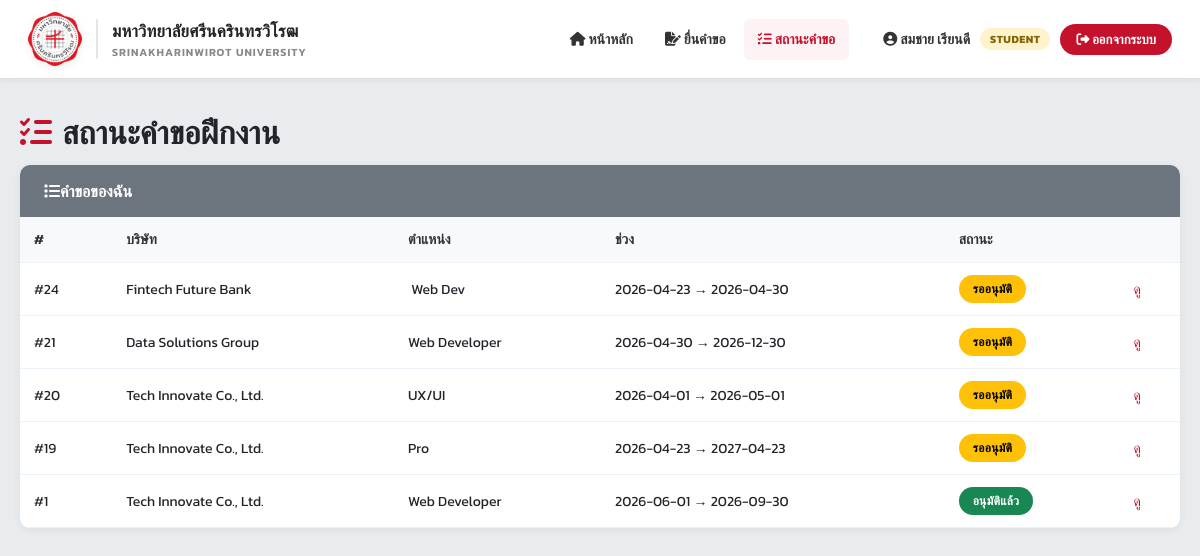
The app's page /student/request_status.php (signed in) with its own data.
### tables this page shows
CREATE TABLE `internships_request` (
  `request_id` int NOT NULL COMMENT 'รหัสใบขอฝึกงาน',
  `student_id` int NOT NULL COMMENT 'รหัสนิสิต',
  `company_id` varchar(255) NOT NULL COMMENT 'รหัสบริษัท',
  `advisor_id` int DEFAULT NULL COMMENT 'รหัสอาจารย์ที่ปรึกษา',
  `start_date` date DEFAULT NULL COMMENT 'วันเริ่มฝึกงาน',
  `end_date` date DEFAULT NULL COMMENT 'วันสิ้นสุดฝึกงาน',
  `position` varchar(150) DEFAULT NULL COMMENT 'ตำแหน่ง',
  `remarks` text COMMENT 'หมายเหตุ',
  `created_at` datetime DEFAULT CURRENT_TIMESTAMP COMMENT 'วันที่สร้างข้อมูล',
  `updated_at` datetime DEFAULT CURRENT_TIMESTAMP ON UPDATE CURRENT_TIMESTAMP COMMENT 'วันที่อัพเดตข้อมูล',
  `status_id` int DEFAULT '1' COMMENT 'เลขสถานะ'
);

CREATE TABLE `company` (
  `company_id` int NOT NULL COMMENT 'รหัสบริษัท',
  `company_name` varchar(200) NOT NULL COMMENT 'ชื่อบริษํท',
  `industry` varchar(100) DEFAULT NULL COMMENT 'ประเภทอุตสาหกรรม / หมวดหมู่ธุรกิจ',
  `address` text COMMENT 'ที่อยู่',
  `province` varchar(100) DEFAULT NULL COMMENT 'จังหวัด',
  `phone` varchar(20) DEFAULT NULL COMMENT 'เบอร์ติดต่อ',
  `email` varchar(150) DEFAULT NULL COMMENT 'อีเมล',
  `website` varchar(200) DEFAULT NULL COMMENT 'เว็บไซต์',
  `contact_person_name` varchar(150) DEFAULT NULL COMMENT 'ชื่อผู้ติดต่อ (พี่เลี้ยง,HR)',
  `contact_person_phone` varchar(20) DEFAULT NULL COMMENT 'เบอร์ผู้ติดต่อ (พี่เลี้ยง,HR)',
  `contact_person_email` varchar(150) DEFAULT NULL COMMENT 'อีเมลผู้ติดต่อ (พี่เลี้ยง,HR)',
  `status` varchar(20) DEFAULT 'active' COMMENT 'สถานะการใช้งานของบริษัท',
  `created_at` datetime DEFAULT CURRENT_TIMESTAMP COMMENT 'วันที่สร้างข้อมูล',
  `updated_at` datetime DEFAULT CURRENT_TIMESTAMP ON UPDATE CURRENT_TIMESTAMP COMMENT 'วันที่อัปเดตข้อมูล'
);

### includes/auth.php (called while the page is built, shortened)
<?php
require_once __DIR__ . '/db_connect.php';
function current_user() {
    return $_SESSION['user'] ?? null;
}

### includes/db_connect.php (called while the page is built, shortened)
<?php
function h($str) {
    return htmlspecialchars((string)$str, ENT_QUOTES, 'UTF-8');
}
function status_label($id) {
    $map = [
        1 => ['รออนุมัติ', 'badge-pending'],
        2 => ['อนุมัติแล้ว', 'badge-approved'],
        3 => ['ออกใบส่งตัวแล้ว', 'badge-issued'],
        4 => ['เสร็จสิ้น', 'badge-completed'],
        9 => ['ไม่ผ่าน/ยกเลิก', 'badge-rejected'],
    ];
    return $map[(int)$id] ?? ['ไม่ทราบสถานะ', 'badge-unknown'];
}

### student/request_status.php (the view, shortened to what this page needs)
<?php
require_once '../includes/auth.php';
$user = current_user();
$student_id   = (int)$user['student_id'];
$detail = null;
$logs = [];
$supervision = [];
$all = null;
if (!$detail) {
    $stmt = $conn->prepare(
        'SELECT r.request_id, r.start_date, r.end_date, r.status_id, r.position AS position_title,
                c.company_name
         FROM internships_request r
         JOIN company c ON c.company_id = r.company_id
         WHERE r.student_id = ?
         ORDER BY r.created_at DESC'
    );
    $stmt->bind_param('i', $student_id);
    $stmt->execute();
    $all = $stmt->get_result()->fetch_all(MYSQLI_ASSOC);
}
require '../includes/header.php';
?>
<html lang="th">
<head>
    <link rel="stylesheet" href="/hu_internships-project/assets/css/style.css">
    </head>
<body>
<h1><i class="fas fa-tasks" style="color:var(--swu-red); margin-right: 10px;"></i>สถานะคำขอฝึกงาน</h1>
<?php if ($detail):
    [$lbl, $cls] = status_label($detail['status_id']); ?>
    <!DOCTYPE html>
  <div class="card card-form">
    <div class="card-header">
      <h2><i class="fas fa-file-alt me-2"></i>คำขอ #<?= (int)$detail['request_id'] ?></h2>
      <span class="badge <?= h($cls) ?>"><?= h($lbl) ?></span>
    </div>
    <dl class="kv">
      <dt>บริษัท</dt><dd><?= h($detail['company_name']) ?> (<?= h($detail['province']) ?>)</dd>
      <dt>ตำแหน่ง</dt><dd><?= h($detail['position_title']) ?></dd>
      <dt>ช่วงฝึกงาน</dt><dd><?= h($detail['start_date']) ?> ถึง <?= h($detail['end_date']) ?></dd>
      <dt>อาจารย์ที่ปรึกษา</dt>
      <dd><?= $detail['t_fn'] ? 'อ.'.h($detail['t_fn'].' '.$detail['t_ln']).' — '.h($detail['t_dept']) : '-' ?></dd>
      <dt>ผู้ติดต่อบริษัท</dt>
      <dd><?= h($detail['contact_person'] ?: '-') ?> <?= h($detail['contact_phone']) ?></dd>
      <dt>รายละเอียด</dt><dd><?= nl2br(h($detail['description'] ?: '-')) ?></dd>
      <dt>วันที่ยื่น</dt><dd><?= h($detail['submitted_at']) ?></dd>
    </dl>
  </div>
  <div class="card card-accent">
    <div class="card-header"><h3><i class="fas fa-stream me-2"></i>ประวัติการเปลี่ยนสถานะ</h3></div>
    <?php if (!$logs): ?><p class="muted">ยังไม่มีประวัติ</p>
    <?php else: ?>
      <ul class="timeline">
        <?php foreach ($logs as $l): ?>
          <li>
            <strong><?= h($l['status_name_th']) ?></strong>
            <span class="muted"><?= h($l['changed_at']) ?></span>
            <?php if ($l['remark']): ?><div><?= h($l['remark']) ?></div><?php endif; ?>
            <small class="muted">โดย: <?= h($l['changed_by']) ?> (<?= h($l['changer_role']) ?>)</small>
          </li>
        <?php endforeach; ?>
      </ul>
    <?php endif; ?>
  </div>
  <div class="card card-table">
    <div class="card-header"><h3><i class="fas fa-clipboard-check me-2"></i>บันทึกการนิเทศ</h3></div>
    <?php if (!$supervision): ?><p class="muted">ยังไม่มีการนิเทศ</p>
    <?php else: ?>
      <table class="tbl">
        <thead><tr><th>วันที่</th><th>ประเภท</th><th>อาจารย์</th><th>คะแนน</th><th>บันทึก</th></tr></thead>
        <tbody>
        <?php foreach ($supervision as $s): ?>
          <tr>
            <td><?= h($s['visit_date']) ?></td>
            <td><?= h($s['visit_type']) ?></td>
            <td>อ.<?= h($s['t_fn'].' '.$s['t_ln']) ?></td>
            <td><?= h($s['score'] ?: '-') ?> <?= $s['grade'] ? '('.h($s['grade']).')' : '' ?></td>
            <td><?= nl2br(h($s['notes'])) ?></td>
          </tr>
        <?php endforeach; ?>
        </tbody>
      </table>
    <?php endif; ?>
  </div>
<?php else: ?>
  <div class="card card-table">
    <div class="card-header"><h3><i class="fas fa-list me-2"></i>คำขอของฉัน</h3></div>
    <?php if (!$all): ?>
      <p class="muted">ยังไม่มีคำขอ — <a href="request_new.php">ยื่นคำขอใหม่</a></p>
    <?php else: ?>
      <table class="tbl">
        <thead><tr><th>#</th><th>บริษัท</th><th>ตำแหน่ง</th><th>ช่วง</th><th>สถานะ</th><th></th></tr></thead>
        <tbody>
          <?php foreach ($all as $r): [$l,$c] = status_label($r['status_id']); ?>
            <tr>
              <td>#<?= (int)$r['request_id'] ?></td>
              <td><?= h($r['company_name']) ?></td>
              <td><?= h($r['position_title']) ?></td>
              <td><?= h($r['start_date']) ?> → <?= h($r['end_date']) ?></td>
              <td><span class="badge <?= h($c) ?>"><?= h($l) ?></span></td>
              <td><a href="request_status.php?id=<?= (int)$r['request_id'] ?>">ดู</a></td>
            </tr>
          <?php endforeach; ?>
        </tbody>
      </table>
    <?php endif; ?>
  </div>
<?php endif; ?>
</body>
</html>

### assets/css/style.css (style rules this page uses)
:root { --swu-red: #c4122d; --swu-red-dark: #9b111e; }
* { box-sizing: border-box; }
html, body { height: 100%; }
body { font-family: 'Kanit', sans-serif; background: #e9ecef; color: #212529; overflow-x: hidden; margin: 0; display: flex; flex-direction: column; min-height: 100vh; }
a { color: var(--swu-red); text-decoration: none; }
h1 { margin: 0 0 8px; font-weight: 700; color: #212529; }
h3 { font-weight: 600; }
.card { background: #fff; border-radius: 10px; box-shadow: 0 2px 8px rgba(0,0,0,.06); margin-bottom: 22px; overflow: hidden; }
.card > h1, .card > h2, .card > h3, .card > p, .card > dl, .card > .alert, .card > form, .card > table, .card > .letter, .card > ul { padding-left: 24px; padding-right: 24px; }
.card > :last-child { padding-bottom: 22px; }
.card-header { background: #6c757d; color: #fff; padding: 14px 24px; font-weight: 600; font-size: 16px; display: flex; justify-content: space-between; align-items: center; margin: 0; }
.card-header h2, .card-header h1, .card-header h3 { color: #fff; margin: 0; font-size: 16px; padding: 0; }
.card-table > .card-header { background: #6c757d; }
.tbl { width: 100%; border-collapse: collapse; }
.tbl th, .tbl td { padding: 12px 14px; text-align: left; font-size: 14px; border-bottom: 1px solid #eef1f7; }
.tbl th { background: #f8f9fa; font-weight: 600; color: #333; }
.badge { display: inline-block; padding: 5px 14px; border-radius: 20px; font-size: 12px; font-weight: 700; color: #fff; letter-spacing: .3px; }
.badge-pending { background: #ffc107; color: #000; }
.badge-approved { background: #198754; }

### records on screen
internships_request: request_id "24", company.company_name "Fintech Future Bank", position "Web Dev", start_date "2026-04-23", end_date "2026-04-30", l "รออนุมัติ"
internships_request: request_id "21", company.company_name "Data Solutions Group", position "Web Developer", start_date "2026-04-30", end_date "2026-12-30", l "รออนุมัติ"
internships_request: request_id "20", company.company_name "Tech Innovate Co., Ltd.", position "UX/UI", start_date "2026-04-01", end_date "2026-05-01", l "รออนุมัติ"
internships_request: request_id "19", company.company_name "Tech Innovate Co., Ltd.", position "Pro", start_date "2026-04-23", end_date "2027-04-23", l "รออนุมัติ"
internships_request: request_id "1", company.company_name "Tech Innovate Co., Ltd.", position "Web Developer", start_date "2026-06-01", end_date "2026-09-30", l "อนุมัติแล้ว"

### other values on screen
$display_name "สมชาย เรียนดี"
$role "STUDENT"
